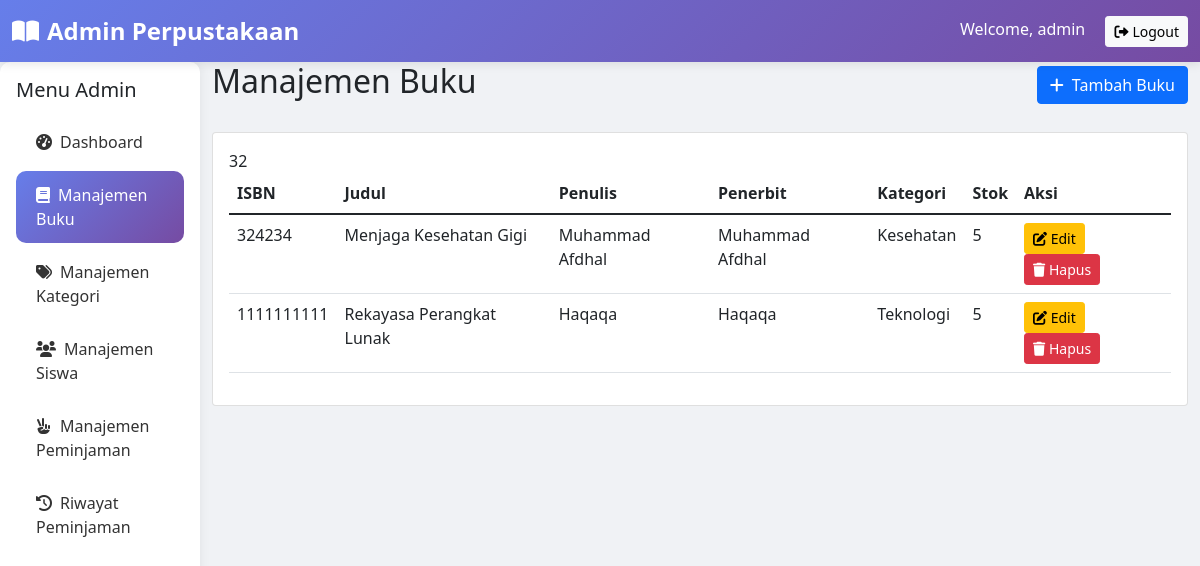
Screenshot of /RILLCUY/admin/buku.php (signed in) with the database file from the repository.
### tables this page shows
CREATE TABLE `buku` (
  `id_buku` int(11) NOT NULL,
  `isbn` varchar(15) NOT NULL,
  `judul` varchar(100) NOT NULL,
  `penulis` varchar(150) NOT NULL,
  `penerbit` varchar(200) NOT NULL,
  `tahun_terbit` year(4) NOT NULL,
  `kategori` int(11) NOT NULL,
  `cover` varchar(255) DEFAULT NULL,
  `deskripsi` text DEFAULT NULL,
  `stok` int(11) NOT NULL,
  `create_at` timestamp NOT NULL DEFAULT current_timestamp()
);

CREATE TABLE `kategori` (
  `id_kategori` int(11) NOT NULL,
  `nama_kategori` varchar(50) NOT NULL,
  `nomor_rak` varchar(10) NOT NULL
);

### RILLCUY/admin/buku.php (the view, shortened to what this page needs)
<?php
require_once '../config/database.php';
$query_buku = "SELECT b.*, k.nama_kategori FROM buku b LEFT JOIN kategori k ON b.kategori = k.id_kategori ORDER BY b.id_buku DESC";
$result_buku = mysqli_query($conn, $query_buku);
?>
<!DOCTYPE html>
<html lang="id">
<head>
    <link href="https://cdn.jsdelivr.net/npm/bootstrap@5.1.3/dist/css/bootstrap.min.css" rel="stylesheet">
    <link rel="stylesheet" href="https://cdnjs.cloudflare.com/ajax/libs/font-awesome/6.0.0/css/all.min.css">
    <link rel="stylesheet" href="../assets/css/style.css">
</head>
<body>
<nav class="navbar navbar-custom navbar-expand-lg">
    <div class="container-fluid">
        <a class="navbar-brand text-white" href="dashboard.php">
            <i class="fas fa-book-open me-2"></i>Admin Perpustakaan
        </a>
        <div class="ms-auto">
            <span class="text-white me-3">Welcome, <?php echo $_SESSION['username']; ?></span>
            <a href="../logout.php" class="btn btn-light btn-sm">
                <i class="fas fa-sign-out-alt me-1"></i>Logout
            </a>
        </div>
    </div>
</nav>
<div class="container-fluid">
    <div class="row">
        <div class="col-md-2 p-0">
            <div class="sidebar p-3">
                <h5 class="mb-3">Menu Admin</h5>
                <a href="dashboard.php" class="nav-link">
                    <i class="fas fa-tachometer-alt me-2"></i>Dashboard
                </a>
                <a href="buku.php" class="nav-link active">
                    <i class="fas fa-book me-2"></i>Manajemen Buku
                </a>
                <a href="kategori.php" class="nav-link">
                    <i class="fas fa-tags me-2"></i>Manajemen Kategori
                </a>
                <a href="siswa.php" class="nav-link">
                    <i class="fas fa-users me-2"></i>Manajemen Siswa
                </a>
                <a href="peminjaman.php" class="nav-link">
                    <i class="fas fa-hand-peace me-2"></i>Manajemen Peminjaman
                </a>
                <a href="riwayat.php" class="nav-link">
                    <i class="fas fa-history me-2"></i>Riwayat Peminjaman
                </a>
            </div>
        </div>
        <div class="col-md-10">
            <div class="d-flex justify-content-between align-items-center mb-4">
                <h2>Manajemen Buku</h2>
                <button class="btn btn-primary" data-bs-toggle="modal" data-bs-target="#addModal">
                    <i class="fas fa-plus me-2"></i>Tambah Buku
                </button>
            </div>
            <div class="card">
                <div class="card-body">
                    <div class="table-responsive">
                        <table class="table table-hover">
                            <thead>
                                32<tr>
                                    <th>ISBN</th>
                                    <th>Judul</th>
                                    <th>Penulis</th>
                                    <th>Penerbit</th>
                                    <th>Kategori</th>
                                    <th>Stok</th>
                                    <th>Aksi</th>
                                </tr>
                            </thead>
                            <tbody>
                                <?php while($buku = mysqli_fetch_assoc($result_buku)): ?>
                                <tr>
                                    <td><?php echo $buku['isbn']; ?></td>
                                    <td><?php echo $buku['judul']; ?></td>
                                    <td><?php echo $buku['penulis']; ?></td>
                                    <td><?php echo $buku['penerbit']; ?></td>
                                    <td><?php echo $buku['nama_kategori']; ?></td>
                                    <td><?php echo $buku['stok']; ?></td>
                                    <td>
                                        <button class="btn btn-sm btn-warning btn-edit"
                                                data-id="<?php echo $buku['id_buku']; ?>"
                                                data-isbn="<?php echo $buku['isbn']; ?>"
                                                data-judul="<?php echo $buku['judul']; ?>"
                                                data-penulis="<?php echo $buku['penulis']; ?>"
                                                data-penerbit="<?php echo $buku['penerbit']; ?>"
                                                data-tahun="<?php echo $buku['tahun_terbit']; ?>"
                                                data-kategori="<?php echo $buku['kategori']; ?>"
                                                data-deskripsi="<?php echo htmlspecialchars($buku['deskripsi']); ?>"
                                                data-stok="<?php echo $buku['stok']; ?>">
                                            <i class="fas fa-edit"></i> Edit
                                        </button>
                                        <button class="btn btn-sm btn-danger btn-delete" data-id="<?php echo $buku['id_buku']; ?>">
                                            <i class="fas fa-trash"></i> Hapus
                                        </button>
                                    </td>
                                </tr>
                                <?php endwhile; ?>
                            </tbody>
                        </table>
                    </div>
                </div>
            </div>
        </div>
    </div>
</div>
</body>
</html>

### RILLCUY/assets/css/style.css (style rules this page uses)
body { background-color: #f0f2f5; font-family: 'Segoe UI', Tahoma, Geneva, Verdana, sans-serif; }
.navbar-custom { background: linear-gradient(135deg, #667eea 0%, #764ba2 100%); box-shadow: 0 2px 10px rgba(0,0,0,0.1); }
.navbar-custom .navbar-brand { color: white; font-weight: bold; font-size: 1.5rem; }
.sidebar { background: white; min-height: 100vh; box-shadow: 2px 0 10px rgba(0,0,0,0.05); border-radius: 10px; }
.sidebar .nav-link { color: #333; padding: 12px 20px; margin: 5px 0; border-radius: 10px; transition: all 0.3s; }
.sidebar .nav-link.active { background: linear-gradient(135deg, #667eea 0%, #764ba2 100%); color: white; }

### RILLCUY/admin/buku.php (style rules this page uses)
.sidebar { background: white; min-height: 100vh; box-shadow: 2px 0 10px rgba(0,0,0,0.05); border-radius: 10px; }
.sidebar .nav-link { color: #333; padding: 12px 20px; margin: 5px 0; border-radius: 10px; transition: all 0.3s; }
.sidebar .nav-link:hover, .sidebar .nav-link.active { background: linear-gradient(135deg, #667eea 0%, #764ba2 100%); color: white; }

### rows the page displays
buku: isbn "324234", judul "Menjaga Kesehatan Gigi", penulis "Muhammad Afdhal", penerbit "Muhammad Afdhal", kategori.nama_kategori "Kesehatan", stok "5"
buku: isbn "1111111111", judul "Rekayasa Perangkat Lunak", penulis "Haqaqa", penerbit "Haqaqa", kategori.nama_kategori "Teknologi", stok "5"

### other values shown
$_SESSION['username'] "admin"
